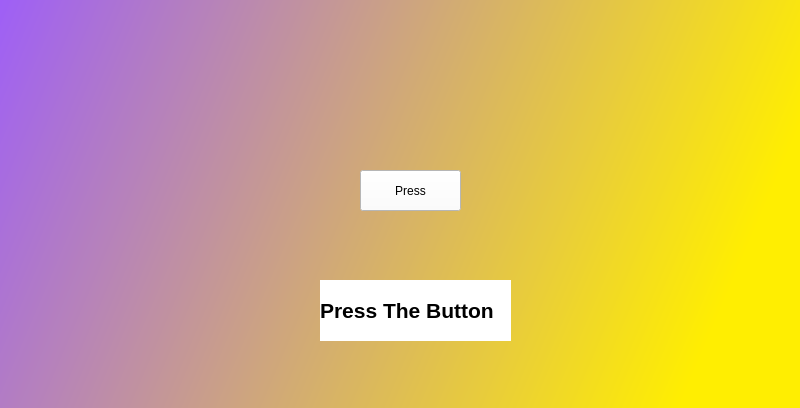
<?xml version="1.0" encoding="UTF-8"?>
<ui version="4.0">
 <class>MainWindow</class>
 <widget class="QMainWindow" name="MainWindow">
  <property name="geometry">
   <rect>
    <x>0</x>
    <y>0</y>
    <width>800</width>
    <height>408</height>
   </rect>
  </property>
  <property name="windowTitle">
   <string>MainWindow</string>
  </property>
  <property name="styleSheet">
   <string notr="true">background-color: qlineargradient(spread:pad, x1:1, y1:0.364, x2:0, y2:0.017, stop:0 rgba(255, 238, 1, 255), stop:0.98 rgba(155, 90, 255, 255), stop:1 rgba(0, 0, 0, 0));</string>
  </property>
  <widget class="QWidget" name="centralwidget">
   <widget class="QLabel" name="label_2">
    <property name="geometry">
     <rect>
      <x>0</x>
      <y>-120</y>
      <width>801</width>
      <height>651</height>
     </rect>
    </property>
    <property name="text">
     <string/>
    </property>
    <property name="pixmap">
     <pixmap resource="imgs.qrc">:/newPrefix/eidbackground.jpg</pixmap>
    </property>
   </widget>
   <widget class="QLabel" name="label">
    <property name="geometry">
     <rect>
      <x>320</x>
      <y>280</y>
      <width>191</width>
      <height>61</height>
     </rect>
    </property>
    <property name="font">
     <font>
      <pointsize>16</pointsize>
      <weight>75</weight>
      <bold>true</bold>
     </font>
    </property>
    <property name="styleSheet">
     <string notr="true">background-color: rgb(255, 255, 255);</string>
    </property>
    <property name="text">
     <string>Press The Button</string>
    </property>
   </widget>
   <widget class="QPushButton" name="pushButton">
    <property name="geometry">
     <rect>
      <x>360</x>
      <y>170</y>
      <width>101</width>
      <height>41</height>
     </rect>
    </property>
    <property name="styleSheet">
     <string notr="true">background-color: rgb(255, 255, 255);</string>
    </property>
    <property name="text">
     <string>Press</string>
    </property>
   </widget>
  </widget>
 </widget>
 <resources>
  <include location="imgs.qrc"/>
 </resources>
 <connections/>
</ui>
